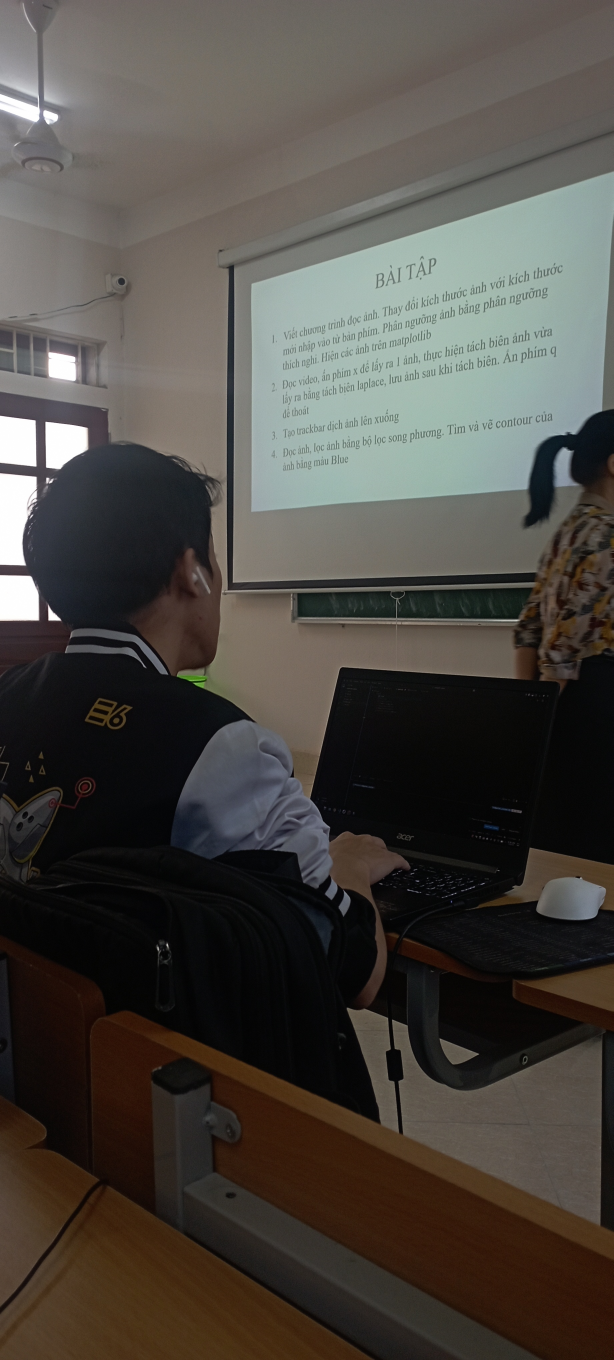
#> input picture TH_3/bai1.jpg, 1840 x 4080 px, found by its file name (shown at 1/3 size)
$ python Bai1.py
#> lines starting #> are read from the running program, lines starting #| are printed output that depends on the picture
# doc anh, thay doi kich thuoc anh nhap tu ban phim, phan nguong bang phuong phap adaptive thresholding

import cv2 as cv
import matplotlib.pyplot as plt

image = cv.imread('TH_3/bai1.jpg')
#> image is the input picture: shape (4080, 1840, 3); mean B, G, R 66.8, 72.3, 76.2
h_old,w_old= image.shape[:2]
#> h_old = 4080; w_old = 1840

w = int(input(f'nhap chieu rong(<={w_old}): '))
#> the answer given: 3
#> w = 3
h = int(input(f'nhap chieu cao(<={h_old}): '))
#> the answer given: 3
#> h = 3
if w < 0 or h < 0:
    print('chieu rong va chieu cao phai > 0')
    exit()
if w > w_old or h > h_old:
    print('chieu rong va chieu cao phai < chieu rong va chieu cao ban dau')
    exit()

image_resize = cv.resize(image, (w, h), interpolation=cv.INTER_CUBIC)
image_gray = cv.cvtColor(image_resize, cv.COLOR_BGR2GRAY)
#> image_gray = [[106, 111, 170], [16, 109, 7], [18, 33, 87]]
image_gray = cv.GaussianBlur(image_gray, (5, 5), 0)
#> image_gray = [[79, 82, 86], [68, 72, 76], [58, 62, 65]]
iamage_adpt = cv.adaptiveThreshold(image_gray, 255, cv.ADAPTIVE_THRESH_GAUSSIAN_C, cv.THRESH_BINARY, 11, 2)
#> iamage_adpt = [[255, 255, 255], [0, 255, 255], [0, 0, 0]]

plt.figure(figsize=(10, 10))

image_rgb=cv.cvtColor(image, cv.COLOR_BGR2RGB)
plt.subplot(221)
plt.title('image')
plt.imshow(image_rgb)

plt.subplot(222)
plt.imshow(cv.cvtColor(image_resize,cv.COLOR_BGR2RGB))
plt.title('image resize')


plt.subplot(223)
plt.imshow(iamage_adpt, 'gray')
plt.title('image adaptive')


plt.savefig('TH_3/image.png')
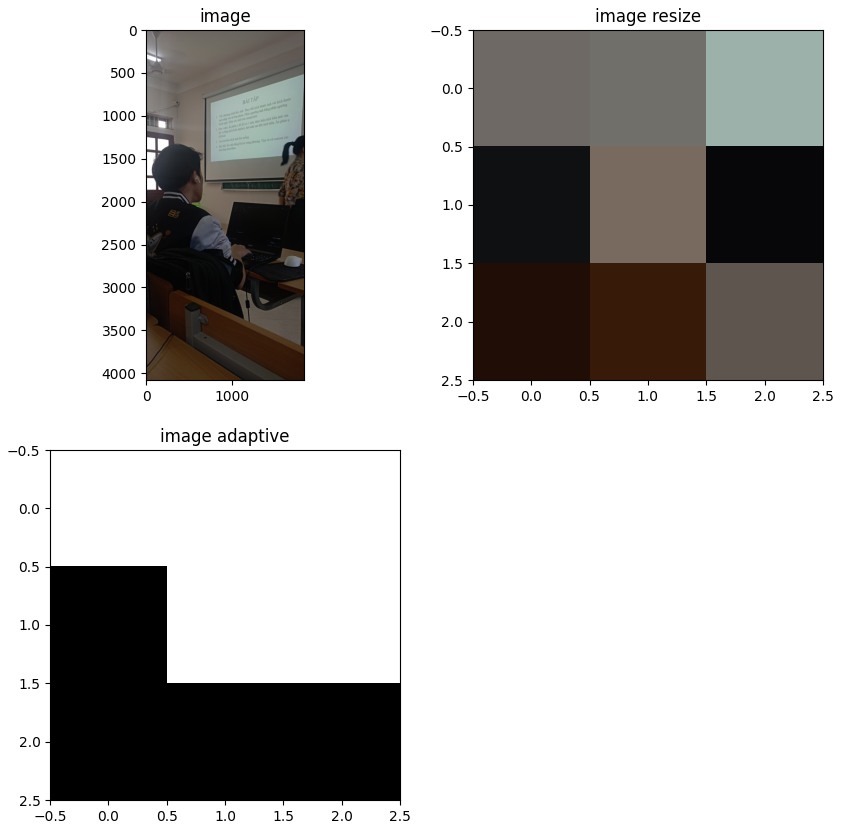
#> figure drawn by matplotlib, 3 panels
